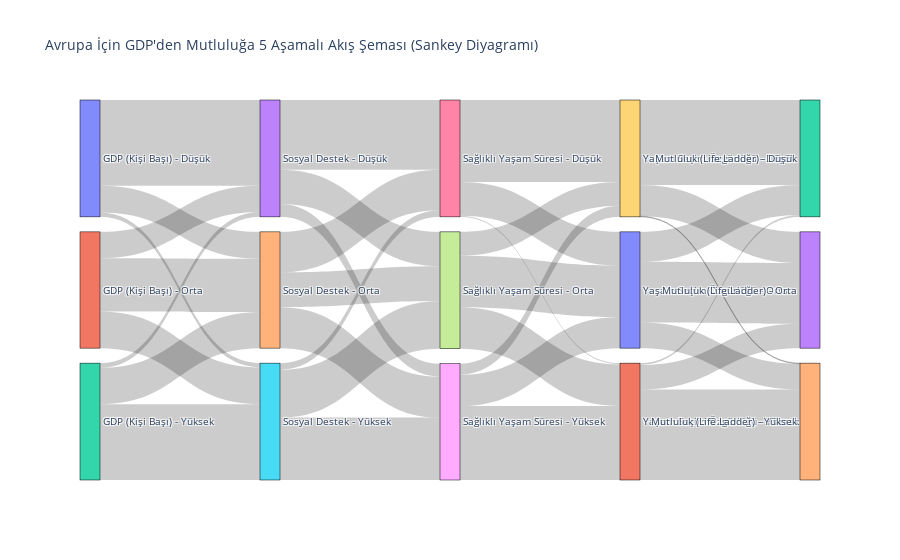

Source (notebook cell):
### Code cell
import pandas as pd
import numpy as np
import plotly.graph_objects as go

# Veri setini yükle
df = pd.read_csv('data.csv')

# İndeks sütunlarını temizle
cols_to_drop = [col for col in df.columns if 'Unnamed: 0' in col]
df = df.drop(columns=cols_to_drop, errors='ignore')

# Avrupa verisini filtrele ('EU' kıta kodu)
df_eu = df[df['cont'] == 'EU'].copy()

# 5 metriği ve yeni kategori sütunlarını tanımla
metrics = {
    'Log GDP per capita': 'GDP_Level',
    'Social support': 'Social_Level',
    'Healthy life expectancy at birth': 'Health_Level',
    'Freedom to make life choices': 'Freedom_Level', # Yeni metrik
    'Life Ladder': 'Happiness_Level'
}
levels = ['Düşük', 'Orta', 'Yüksek'] # Kategori etiketleri

# Her metriği Avrupa verisinin tersillerine göre kategorize et
for col, new_col in metrics.items():
    p_33 = df_eu[col].quantile(0.333)
    p_66 = df_eu[col].quantile(0.667)
    bins = [-np.inf, p_33, p_66, np.inf]
    df_eu[new_col] = pd.cut(
        df_eu[col],
        bins=bins,
        labels=levels,
        right=True,
        include_lowest=True
    )

# --- Akış Tablolarını Oluşturma (4 akış) ---

flows = {}

# Flow 1: GDP -> Sosyal Destek
flows['GDP_to_Social'] = df_eu.groupby(['GDP_Level', 'Social_Level']).size().reset_index(name='value')
flows['GDP_to_Social'].columns = ['source_level', 'target_level', 'value']

# Flow 2: Sosyal Destek -> Sağlıklı Yaşam Süresi
flows['Social_to_Health'] = df_eu.groupby(['Social_Level', 'Health_Level']).size().reset_index(name='value')
flows['Social_to_Health'].columns = ['source_level', 'target_level', 'value']

# Flow 3: Sağlıklı Yaşam Süresi -> Özgürlük
flows['Health_to_Freedom'] = df_eu.groupby(['Health_Level', 'Freedom_Level']).size().reset_index(name='value')
flows['Health_to_Freedom'].columns = ['source_level', 'target_level', 'value']

# Flow 4: Özgürlük -> Mutluluk
flows['Freedom_to_Happiness'] = df_eu.groupby(['Freedom_Level', 'Happiness_Level']).size().reset_index(name='value')
flows['Freedom_to_Happiness'].columns = ['source_level', 'target_level', 'value']


# --- Sankey Diyagramı İçin Düğüm (Node) ve Bağlantı (Link) Tanımlama ---

# Diyagramda kullanılacak Türkçe aşama etiketleri
stage_map = {
    'GDP_Level': 'GDP (Kişi Başı)',
    'Social_Level': 'Sosyal Destek',
    'Health_Level': 'Sağlıklı Yaşam Süresi',
    'Freedom_Level': 'Yaşam Seçim Özgürlüğü',
    'Happiness_Level': 'Mutluluk (Life Ladder)'
}
ordered_stages = ['GDP_Level', 'Social_Level', 'Health_Level', 'Freedom_Level', 'Happiness_Level']

# Düğüm Listesi
nodes = []
all_levels = ['Düşük', 'Orta', 'Yüksek'] # Kategoriler
for stage_key in ordered_stages:
    for level in all_levels:
        node_name = f"{stage_map[stage_key]} - {level}"
        if node_name not in nodes:
            nodes.append(node_name)

# Düğüm etiketinden indekse eşleme
label_to_index = {label: i for i, label in enumerate(nodes)}

# Bağlantı Listesi
source = []
target = []
value = []

# Akışları bağlantı listesine ekleyen yardımcı fonksiyon
def add_flow(df_flow, source_col_key, target_col_key):
    source_name = stage_map[source_col_key]
    target_name = stage_map[target_col_key]
    for index, row in df_flow.iterrows():
        source_label = f"{source_name} - {row['source_level']}"
        target_label = f"{target_name} - {row['target_level']}"
        source.append(label_to_index[source_label])
        target.append(label_to_index[target_label])
        value.append(row['value'])

# Akışları ekle (4 akış)
add_flow(flows['GDP_to_Social'], 'GDP_Level', 'Social_Level')
add_flow(flows['Social_to_Health'], 'Social_Level', 'Health_Level')
add_flow(flows['Health_to_Freedom'], 'Health_Level', 'Freedom_Level')
add_flow(flows['Freedom_to_Happiness'], 'Freedom_Level', 'Happiness_Level')

# Sankey Diyagramını Oluşturma ve Kaydetme
fig = go.Figure(data=[go.Sankey(
    node=dict(
        pad=15,
        thickness=20,
        line=dict(color="black", width=0.5),
        label=nodes,
    ),
    link=dict(
        source=source,
        target=target,
        value=value,
    )
)])

fig.update_layout(
    title_text="Avrupa İçin GDP'den Mutluluğa 5 Aşamalı Akış Şeması (Sankey Diyagramı)",
    font_size=10
)

fig.show()

### Figure 1 — Plotly figure (JSON) as saved in the notebook; plotly's stock layout.template omitted (floating-point values rounded to 4 significant figures)
{"data": [{"link": {"source": [0, 0, 0, 1, 1, 1, 2, 2, 2, 3, 3, 3, 4, 4, 4, 5, 5, 5, 6, 6, 6, 7, 7, 7, 8, 8, 8, 9, 9, 9, 10, 10, 10, 11, 11, 11], "target": [3, 4, 5, 3, 4, 5, 3, 4, 5, 6, 7, 8, 6, 7, 8, 6, 7, 8, 9, 10, 11, 9, 10, 11, 9, 10, 11, 12, 13, 14, 12, 13, 14, 12, 13, 14], "value": [140, 44, 7, 43, 87, 60, 8, 59, 124, 114, 56, 21, 66, 57, 67, 11, 78, 102, 134, 55, 2, 39, 84, 68, 18, 51, 121, 139, 51, 1, 49, 99, 42, 3, 40, 148]}, "node": {"label": ["GDP (Kişi Başı) - Düşük", "GDP (Kişi Başı) - Orta", "GDP (Kişi Başı) - Yüksek", "Sosyal Destek - Düşük", "Sosyal Destek - Orta", "Sosyal Destek - Yüksek", "Sağlıklı Yaşam Süresi - Düşük", "Sağlıklı Yaşam Süresi - Orta", "Sağlıklı Yaşam Süresi - Yüksek", "Yaşam Seçim Özgürlüğü - Düşük", "Yaşam Seçim Özgürlüğü - Orta", "Yaşam Seçim Özgürlüğü - Yüksek", "Mutluluk (Life Ladder) - Düşük", "Mutluluk (Life Ladder) - Orta", "Mutluluk (Life Ladder) - Yüksek"], "line": {"color": "black", "width": 0.5}, "pad": 15, "thickness": 20}, "type": "sankey"}], "layout": {"font": {"size": 10}, "title": {"text": "Avrupa İçin GDP'den Mutluluğa 5 Aşamalı Akış Şeması (Sankey Diyagramı)"}}}
